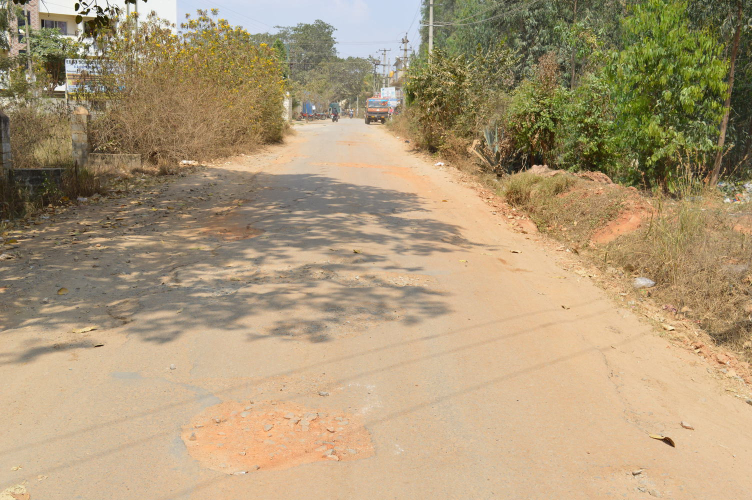
#> input picture Image_Preprocessing/src/data/road_cam_11.jpg, 1504 x 1000 px (shown at 1/2 size); its folder holds 4 pictures in this run
$ python Preprocess.py   (older library calls are emulated)
#> lines starting #> are read from the running program, lines starting #| are printed output that depends on the picture; after the words box and inside, x2 and y2 are one past the last pixel; in counts of white or black regions, pixels touching at a corner belong together
import cv2
import matplotlib.pyplot as plt
import numpy as np
import os

# downloaded folder contains DSC images that have been resized
# data folder contains the data obtained from google image search


def preprocess(path):

#> called with path = 'data/road_cam_11.jpg'
    img = cv2.imread(path, cv2.IMREAD_COLOR)
#> img is the input picture: shape (1000, 1504, 3); mean B, G, R 120.4, 153.4, 173.2
    rgb = img[:,:,::-1]
    #grey = cv2.cvtColor(img, cv2.COLOR_BGR2GRAY)
    hsv = cv2.cvtColor(img, cv2.COLOR_BGR2HSV)
#> hsv: shape (1000, 1504, 3); mean H, S, V 22.7, 84.7, 174.9
    # blur_grey = cv2.GaussianBlur(hsv[:, :, 2], (5, 5), 0)
    # blur_grey = cv2.medianBlur(hsv[:, :, 0], 11)
    ret, otzu = cv2.threshold(hsv[:, :, 2], 0, 255, cv2.THRESH_BINARY_INV+cv2.THRESH_OTSU)
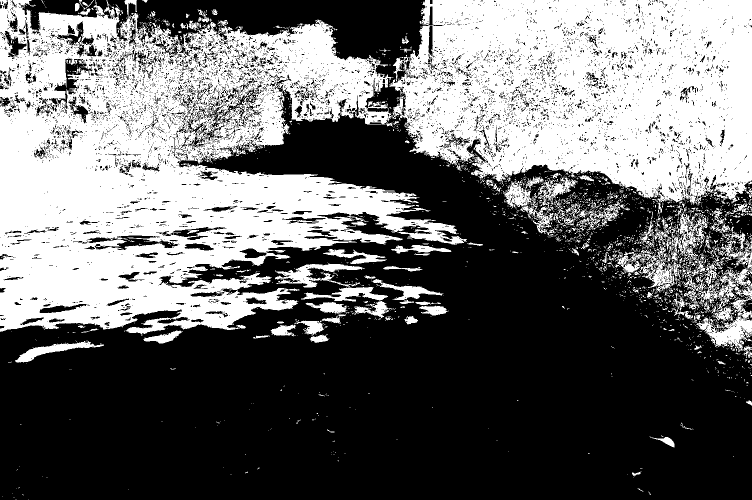
#> otzu: shape (1000, 1504) (shown at 1/2 size); 41.5% white; 2577 white regions (2390 under 20 px), largest, box (x1, y1, x2, y2) and area: (0, 0, 934, 669) 334542, (778, 0, 1504, 411) 227235, (1368, 453, 1504, 704) 10282
#> ret = 166
    # [19 lines of commented-out code are left out]

    kernel17 = np.ones((17, 17), np.uint8)
    closing17 = cv2.morphologyEx(otzu, cv2.MORPH_CLOSE, kernel17)
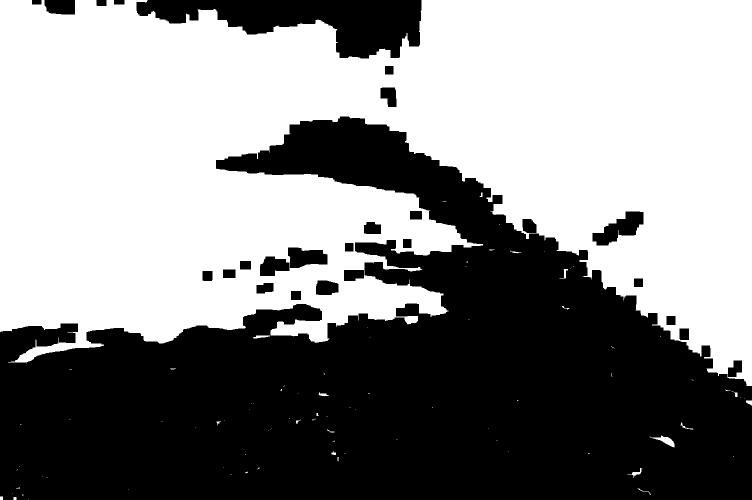
#> closing17: shape (1000, 1504) (shown at 1/2 size); 54.3% white; 27 black regions, largest, box (x1, y1, x2, y2) and area: (0, 233, 1504, 1000) 632315, (273, 0, 843, 117) 35768, (1185, 423, 1287, 491) 3482
    opening17 = cv2.morphologyEx(closing17, cv2.MORPH_OPEN, kernel17)
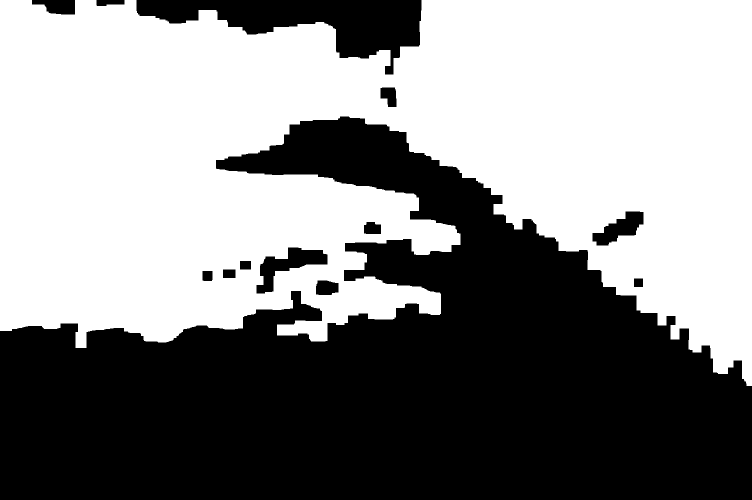
#> opening17: shape (1000, 1504) (shown at 1/2 size); 53.6% white; 13 black regions, largest, box (x1, y1, x2, y2) and area: (0, 233, 1504, 1000) 645671, (273, 0, 843, 149) 36827, (513, 495, 655, 587) 5118
    output = np.array(rgb)
    #np.copy(output, rgb)
    output[opening17 == 255] = (255, 255, 255)
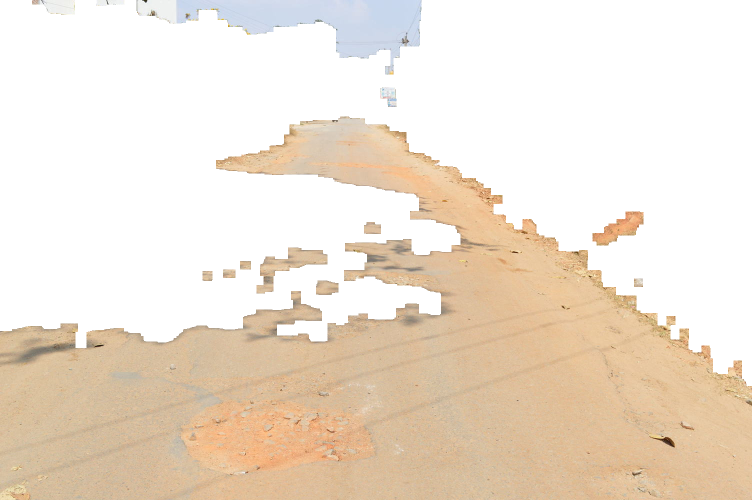
#> output: shape (1000, 1504, 3) (shown at 1/2 size); mean R, G, B 238.2, 225.1, 209.9
    canny = cv2.Sobel(output[:, :, 2], cv2.CV_32F, 0, 1, ksize=9)
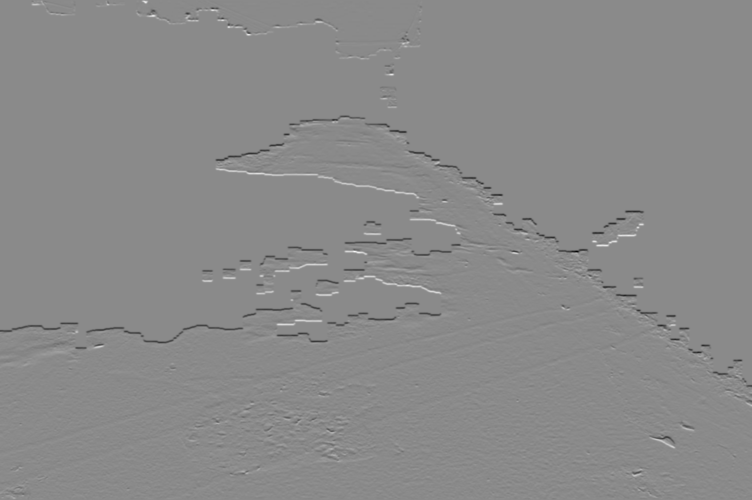
#> canny: shape (1000, 1504) float32 (shown at 1/2 size); min -2020888, max 1706645, mean -2950.5; drawn with min black and max white


    fig = plt.figure()
    # images = [rgb, hsv[:, :, 0], hsv[:, :, 1], hsv[:, :, 2], grey, blur_grey, otzu, img, hsv]
    #images = [rgb, hsv[:, :, 2], otzu, opening17]
    images = [rgb, output, otzu, opening17, canny]
    #titles = ["orig", "value", "otzu", "dilation", "erosion", "opening", "closing", "final"]
    titles = ["orig", "output", "otzu",  "opening (erosion + dialation)", "canny"]
    row, col = (3, 2)

    for i in range(len(images)):
        ax = fig.add_subplot(row, col, i + 1)
        ax.set_title(titles[i])
        ax.imshow(images[i], cmap="gray")
        plt.axis("off")
#> this loop made 5 passes
    plt.show()


if __name__ == '__main__':
    #root_dir = '/Users/athul/src/MP_Project/Image_Preprocessing/Downloaded'
    #img_name = 'road_cam_32.jpg'
    # root_dir = 'downloaded'
    root_dir = 'data'
    images = os.listdir(root_dir)[1:]
    for img_name in images:
        print(img_name)
        path = os.path.join(root_dir, img_name)
        preprocess(path)
#> pass 2 of the loop `for img_name in images:`:
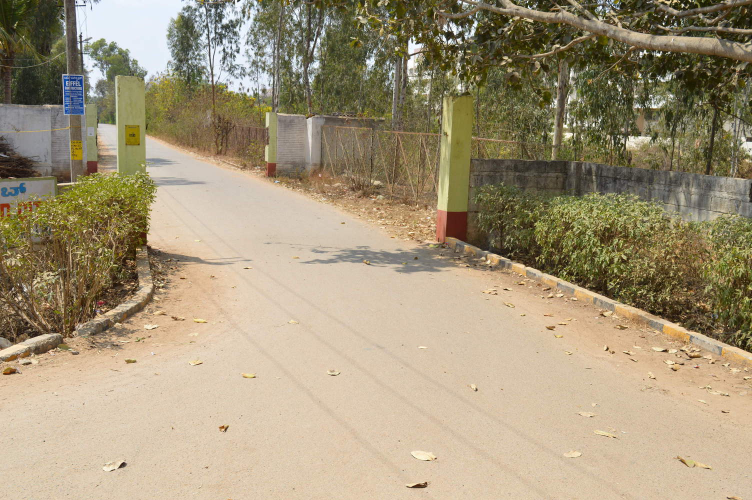
#> input picture Image_Preprocessing/src/data/road_cam_12.jpg, 1504 x 1000 px (shown at 1/2 size)
#> in preprocess, img is the input picture: shape (1000, 1504, 3); mean B, G, R 121.7, 149.6, 163.4
#> hsv: shape (1000, 1504, 3); mean H, S, V 25.1, 79.3, 164.6
#> in preprocess (call 2), `ret, otzu = cv2.threshold(hsv[:, :, 2], 0, 255, cv2.THRESH_BINARY_INV+..`:
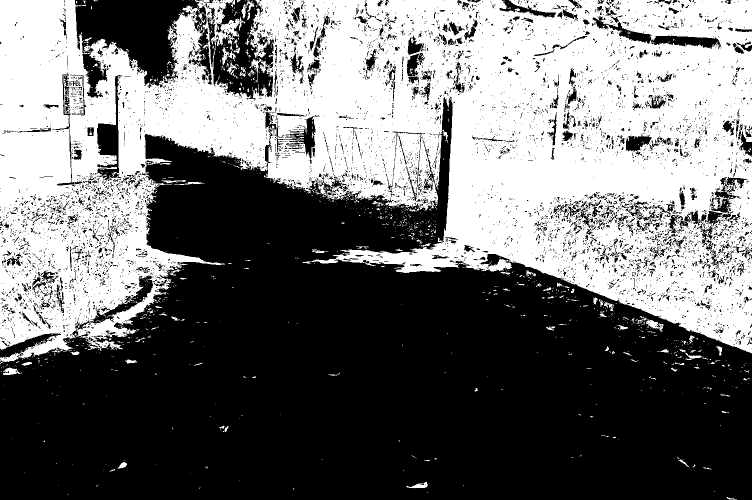
#> otzu: shape (1000, 1504) (shown at 1/2 size); 44.5% white; 1389 white regions (1289 under 20 px), largest, box (x1, y1, x2, y2) and area: (0, 0, 1504, 724) 659007, (1291, 638, 1327, 663) 356, (6, 735, 40, 750) 311
#> ret = 158
#> closing17: shape (1000, 1504); 53.8% white; 18 black regions, largest, box (x1, y1, x2, y2) and area: (0, 273, 1504, 1000) 660634, (152, 0, 366, 153) 20461, (869, 320, 899, 456) 2847
#> opening17: shape (1000, 1504); 53.3% white; 10 black regions, largest, box (x1, y1, x2, y2) and area: (0, 273, 1504, 1000) 672272, (152, 0, 366, 153) 20549, (841, 286, 901, 456) 4032
#> in preprocess (call 2), `canny = cv2.Sobel(output[:, :, 2], cv2.CV_32F, 0, 1, ksize=9)`:
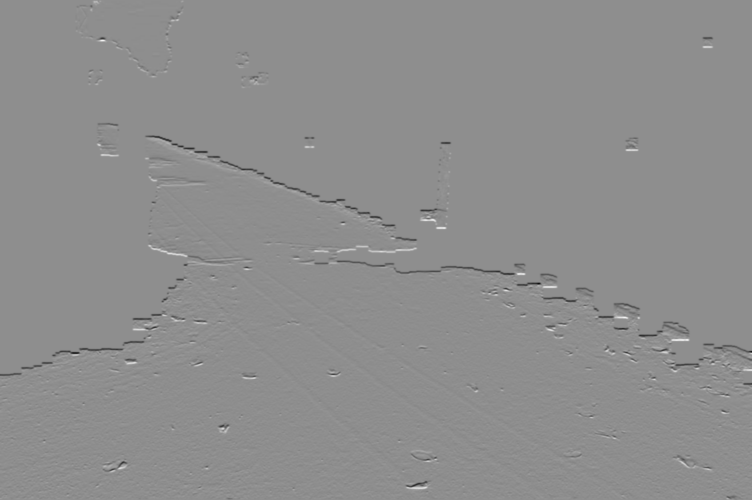
#> canny: shape (1000, 1504) float32 (shown at 1/2 size); min -1954708, max 1552532, mean -2706; drawn with min black and max white
#> the loop in preprocess (call 2), `for i in range(len(images)):` made 5 passes
#> pass 3 of the loop `for img_name in images:`:
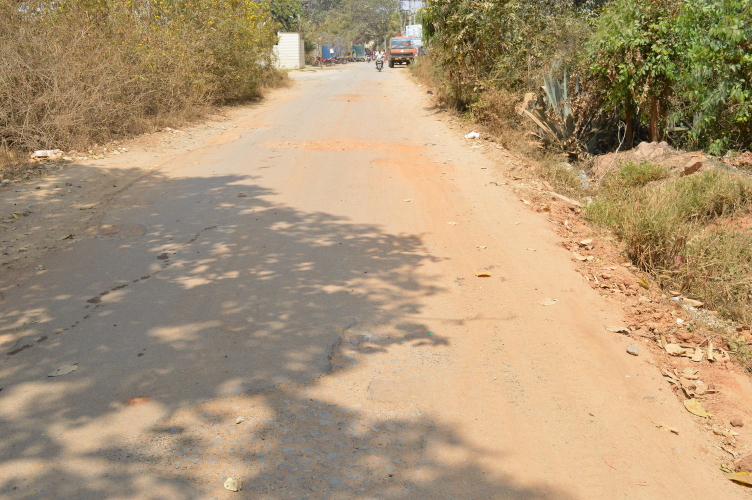
#> input picture Image_Preprocessing/src/data/road_cam_13.jpg, 1504 x 1000 px (shown at 1/2 size)
#> in preprocess, img is the input picture: shape (1000, 1504, 3); mean B, G, R 117.4, 149.6, 172.3
#> hsv: shape (1000, 1504, 3); mean H, S, V 18.6, 83.4, 172.8
#> in preprocess (call 3), `ret, otzu = cv2.threshold(hsv[:, :, 2], 0, 255, cv2.THRESH_BINARY_INV+..`:
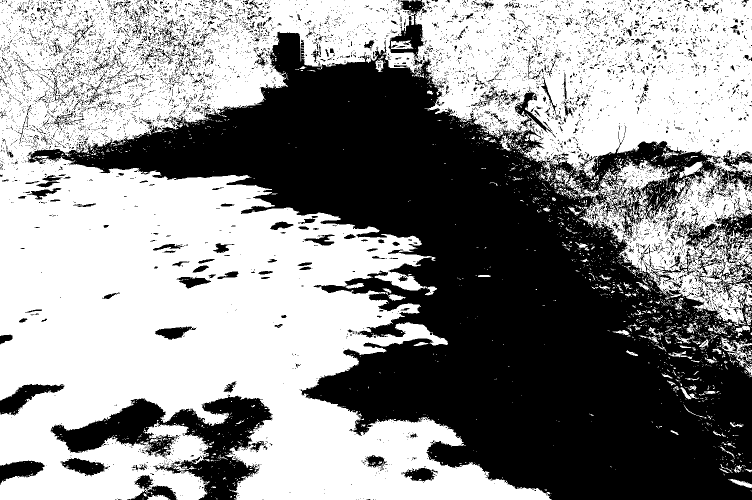
#> otzu: shape (1000, 1504) (shown at 1/2 size); 56% white; 8153 black regions (7646 under 20 px), largest, box (x1, y1, x2, y2) and area: (54, 64, 1504, 1000) 548624, (101, 791, 546, 1000) 33671, (1371, 424, 1504, 601) 7164
#> ret = 178
#> closing17: shape (1000, 1504); 68.5% white; 23 black regions, largest, box (x1, y1, x2, y2) and area: (190, 66, 1504, 1000) 428801, (1393, 729, 1504, 924) 11904, (125, 801, 323, 902) 9506
#> opening17: shape (1000, 1504); 68% white; 17 black regions, largest, box (x1, y1, x2, y2) and area: (190, 66, 1504, 1000) 447884, (125, 801, 323, 946) 10891, (418, 798, 530, 901) 6623
#> in preprocess (call 3), `canny = cv2.Sobel(output[:, :, 2], cv2.CV_32F, 0, 1, ksize=9)`:
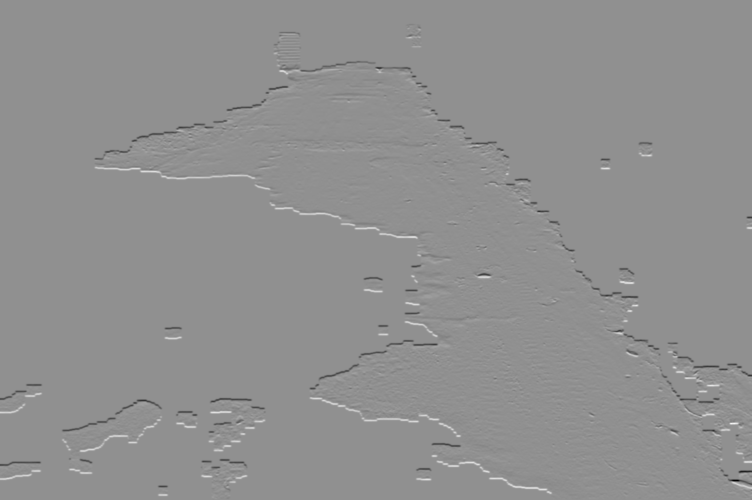
#> canny: shape (1000, 1504) float32 (shown at 1/2 size); min -2163372, max 1656602, mean -1008; drawn with min black and max white
#> the loop in preprocess (call 3), `for i in range(len(images)):` made 5 passes
